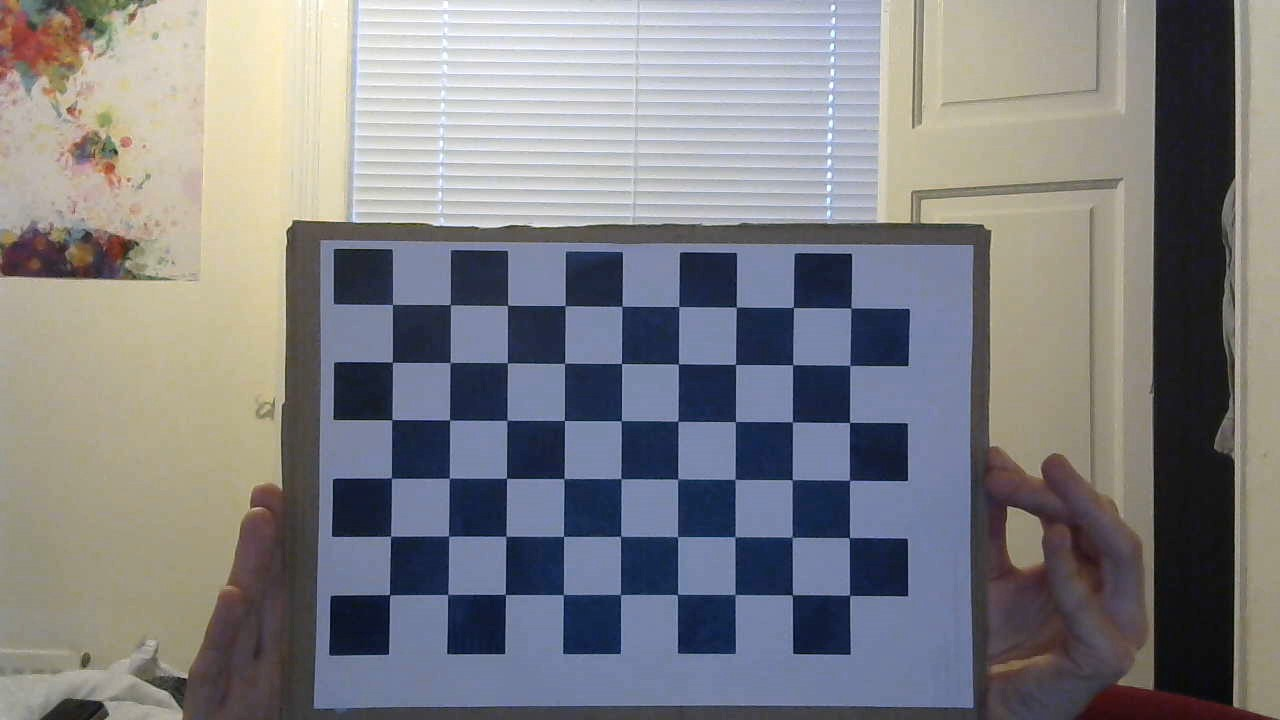
#> input picture img.jpg, 1280 x 720 px; its folder holds only this picture in this run
$ python calib.py
#> lines starting #> are read from the running program, lines starting #| are printed output that depends on the picture; after the words box and inside, x2 and y2 are one past the last pixel; in counts of white or black regions, pixels touching at a corner belong together
import numpy as np
import cv2
import glob

# termination criteria
criteria = (cv2.TERM_CRITERIA_EPS + cv2.TERM_CRITERIA_MAX_ITER, 30, 0.001)

# prepare object points, like (0,0,0), (1,0,0), (2,0,0) ....,(6,5,0)
objp = np.zeros((9*6,3), np.float32)
objp[:,:2] = np.mgrid[0:9,0:6].T.reshape(-1,2)

# Arrays to store object points and image points from all the images.
objpoints = [] # 3d point in real world space
imgpoints = [] # 2d points in image plane.

images = glob.glob('*.jpg')

#for fname in images:
#print(fname)
img = cv2.imread("img.jpg")
#> img is the input picture: shape (720, 1280, 3); mean B, G, R 131.5, 127.9, 127.9
gray = cv2.cvtColor(img,cv2.COLOR_BGR2GRAY)
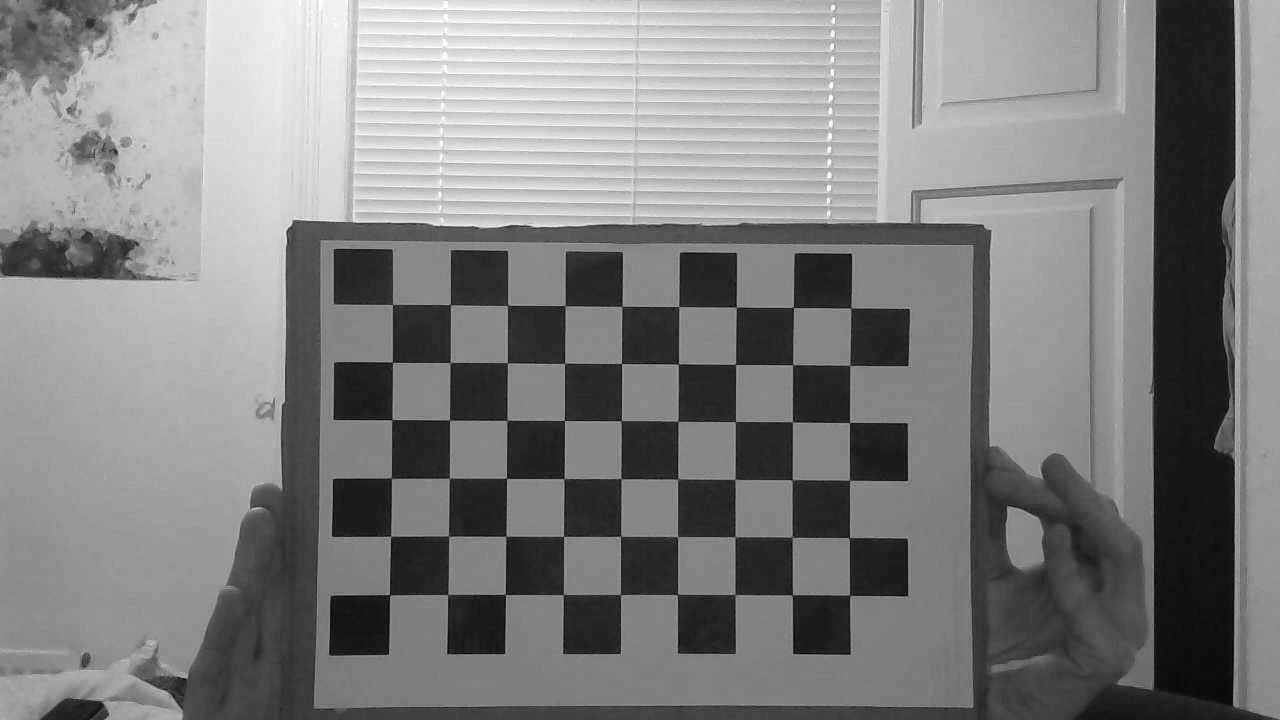
#> gray: shape (720, 1280); min 2, max 255, mean 128.3

# Find the chess board corners
ret, corners = cv2.findChessboardCorners(gray, (9,6),None)
#> ret = True; corners = 54 rows, first 8: [392.6, 304.9], [449.6, 304.2], [507.4, 305.3], [564.6, 305.2], [621.6, 306.3], [679.1, 306.7], [736.1, 307], [793.3, 307.5]

# If found, add object points, image points (after refining them)
if ret == True:
    objpoints.append(objp)

    corners2 = cv2.cornerSubPix(gray,corners,(11,11),(-1,-1),criteria)
#> corners2 = 54 rows, first 8: [392.5, 304.4], [450.3, 304.7], [507.5, 305.3], [565.1, 305.6], [621.8, 306.3], [678.7, 306.5], [736.3, 307.1], [793.4, 307.5]
    imgpoints.append(corners2)

    # Draw and display the corners
    img = cv2.drawChessboardCorners(img, (7,6), corners2,ret)
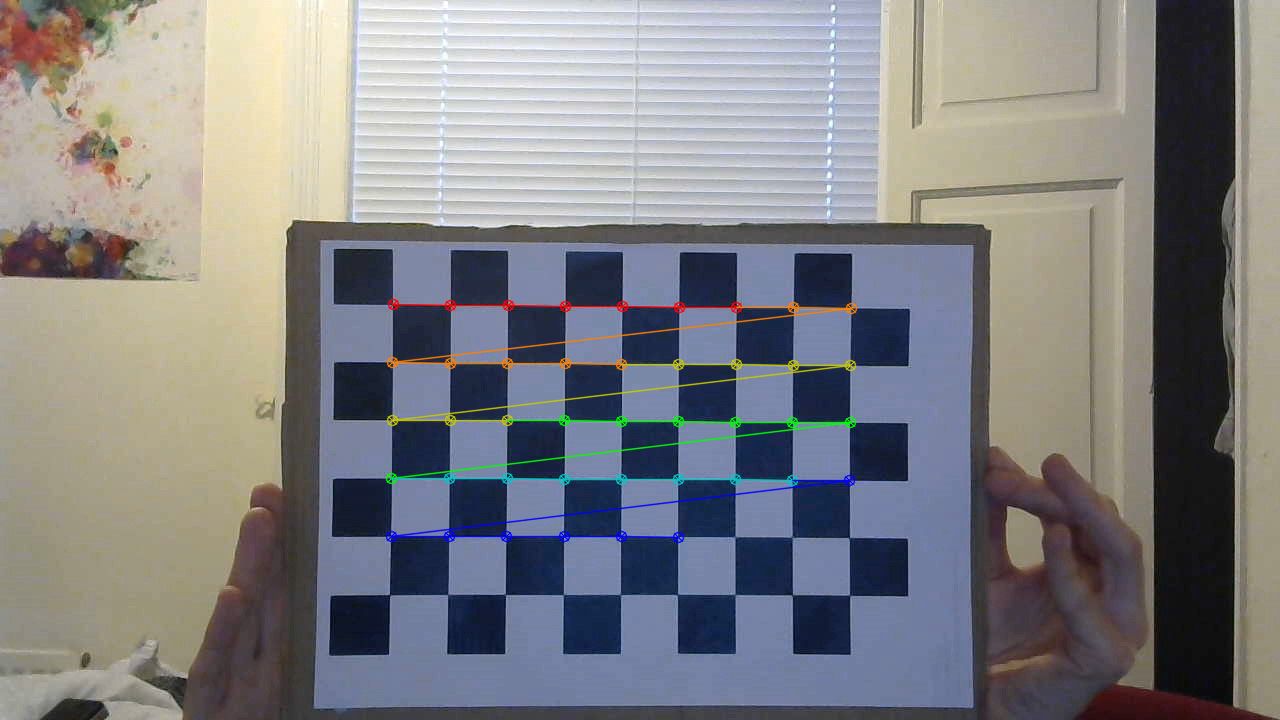
#> img: shape (720, 1280, 3); 1.65% of pixels changed, all inside (x1, y1, x2, y2) = (385, 298, 858, 544)
    cv2.imshow('img',img)
    cv2.waitKey(1000)
    ret, mtx, dist, rvecs, tvecs = cv2.calibrateCamera(objpoints, imgpoints, gray.shape[::-1],None,None)
#> ret = 0.25; mtx = [[1482.6, 0, 707], [0, 1488.5, 398.5], [0, 0, 1]]; dist = [[0.119, -0.464, 0.00494, 0.0255, 15.44]]; rvecs = ([-0.00273, -0.0655, 0.00644],); tvecs = ([-5.48, -1.64, 25.58],)
    print("mtx:")
    print(mtx)
#| [[1.48256335e+03 0.00000000e+00 7.07036350e+02]
#|  [0.00000000e+00 1.48851520e+03 3.98538814e+02]
#|  [0.00000000e+00 0.00000000e+00 1.00000000e+00]]
    print("dist:")
    print(dist)
#| [[ 1.18525085e-01 -4.63590791e-01  4.94190084e-03  2.54714233e-02
#|    1.54422412e+01]]

    print("Saving Matrix and Distortion Coefficients...")

    np.savez('calib_data.npz', mtx=mtx, dist=dist, rvecs=rvecs, tvecs=tvecs)
    #np.savetxt('calib_data.txt', mtx=mtx, dist=dist, rvecs=rvecs, tvecs=tvecs)

    print("Saved Matrix and Distortion Coefficients")


    img = cv2.imread('new_img.jpg')
#> (the run stopped early here; a loop or call above may not have finished)
